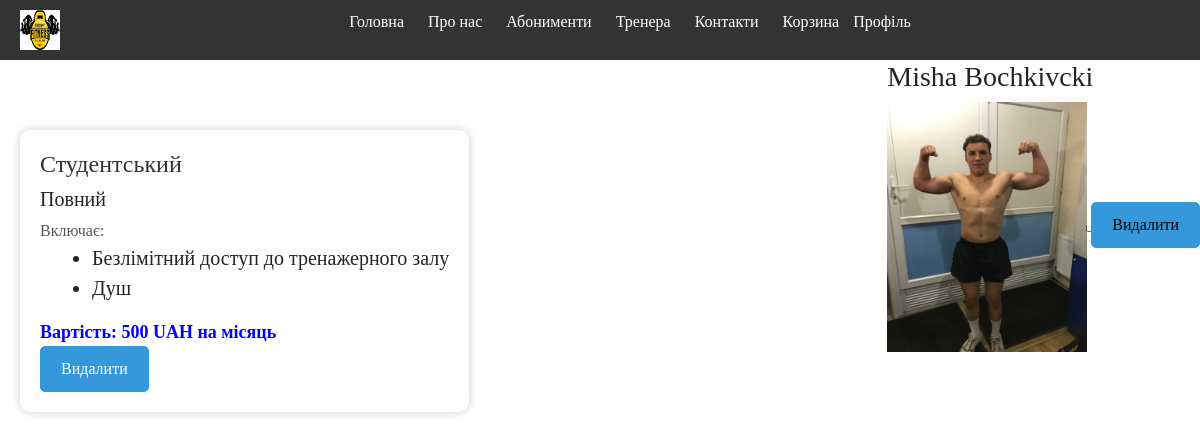
The page /basket/ (signed in) on the database its author committed.
### store/models.py (models this page shows, shortened)
class BasketTicket(models.Model):
    user = models.ForeignKey(User, on_delete=models.CASCADE)
    ticket = models.ForeignKey(Ticket, on_delete=models.CASCADE)
    quantity = models.PositiveSmallIntegerField(default=0)
    created_timestamp = models.DateTimeField(auto_now_add=True)

class Ticket(models.Model):
    type = models.CharField(max_length=35)
    type_day = models.CharField(max_length=35)
    price = models.CharField(max_length=10)
    class Meta:
        verbose_name = 'Абонемент'
        verbose_name_plural = 'Абонементи'

class BasketCoach(models.Model):
    user = models.ForeignKey(User, on_delete=models.CASCADE)
    coach = models.ForeignKey(Coach, on_delete=models.CASCADE)
    quantity = models.PositiveSmallIntegerField(default=0)
    created_timestamp = models.DateTimeField(auto_now_add=True)

class Coach(models.Model):
    user = models.OneToOneField(User, on_delete=models.CASCADE)
    descriptions = models.TextField()
    image = models.ImageField(upload_to=None)
    price_per_training = models.CharField(max_length=10)
    slug = models.SlugField(unique=True, max_length=50)
    class Meta:
        verbose_name = 'Тренер'
        verbose_name_plural = 'Тренери'

class User(AbstractUser):
    email = models.EmailField(_("email address"), unique=True)
    USERNAME_FIELD = 'email'
    REQUIRED_FIELDS = ['username']

### store/views.py (the view)
# urls.py: path('basket/', BasketView.as_view(), name='basket'),
class BasketView(TemplateView):
    template_name = 'basket/basket.html'
    def get_context_data(self, *, object_list=None, **kwargs):
        context = super().get_context_data(**kwargs)
        context['title'] = 'Корзина'
        context['coach_basket'] = BasketCoach.objects.all()
        context['ticket_basket'] = BasketTicket.objects.all()
        return context

### templates/basket/basket.html
{% extends 'base.html' %}
{% block content %}
    <div class="ticket-basket-container">
        {% for ticket in ticket_basket %}
        <div class="abonement">
            <h1>{{ ticket.ticket.type }}</h1>
            <h5>{{ ticket.ticket.type_day }}</h5>
            <p>Включає:</p>
            <ul>
                <li>Безлімітний доступ до тренажерного залу</li>
                <li>Душ</li>
            </ul>
            <p class="price">Вартість: {{ticket.ticket.price}} UAH на місяць</p>
            <a href="{% url 'basket_remove' ticket.id %}" class="btn-delete-ticket">Видалити</a>
        </div>
    {% endfor %}
    </div>
    <div class="coach-basket-container">
        {% for coach in coach_basket %}
            <h3>{{ coach.coach.user.first_name }} {{ coach.coach.user.last_name }}</h3>
            <a href="#">
                <img class="coach-basket-image" src="{{ coach.coach.image.url }}">
            </a>
            <a href="{% url 'coach_delete' coach.id %}" class="btn-delete-ticket">Видалити</a>
        {% endfor %}
    </div>
{% endblock %}

### store/static/store/css/style.css (style rules this page uses)
* { margin: 0; padding: 0; box-sizing: border-box; font-family: 'Times New Roman', serif; }

### store/static/store/css/style_ticket.css (style rules this page uses)
.abonement { background-color: #fff; border-radius: 10px; box-shadow: 0 0 10px rgba(0, 0, 0, 0.2); margin: 50px auto; padding: 20px; max-width: 1000px; }
h1 { font-size: 24px; color: #333; }
p { font-size: 16px; color: #555; margin: 10px 0; }
ul { list-style-type: disc; margin-left: 20px; }
.price { font-size: 18px; font-weight: bold; color: #00f; }
.abonement > a { text-decoration: none; color: white; }
.btn-delete-ticket { display: inline-block; padding: 10px 20px; background-color: #3498db; color: black; text-decoration: none; border: 1px solid #3498db; border-radius: 5px; font-size: 16px; }

### store/static/store/css/style_basket.css (style rules this page uses)
.ticket-basket-container { display: inline-block; margin: 20px; font-size: 20px; }
.coach-basket-container { display: inline-block; float: right; }
.coach-basket-image { height: 250px; width: 200px; }

### store/static/store/css/style_pay.css (style rules this page uses)
p { margin: 0px; }
::placeholder { font-size: 14px; font-weight: 600; }

### rows shown on the page
BasketTicket: ticket.type "Студентський", ticket.type_day "Повний", ticket.price "500"
BasketCoach: coach.user.first_name "Misha", coach.user.last_name "Bochkivcki", coach.image (picture)
